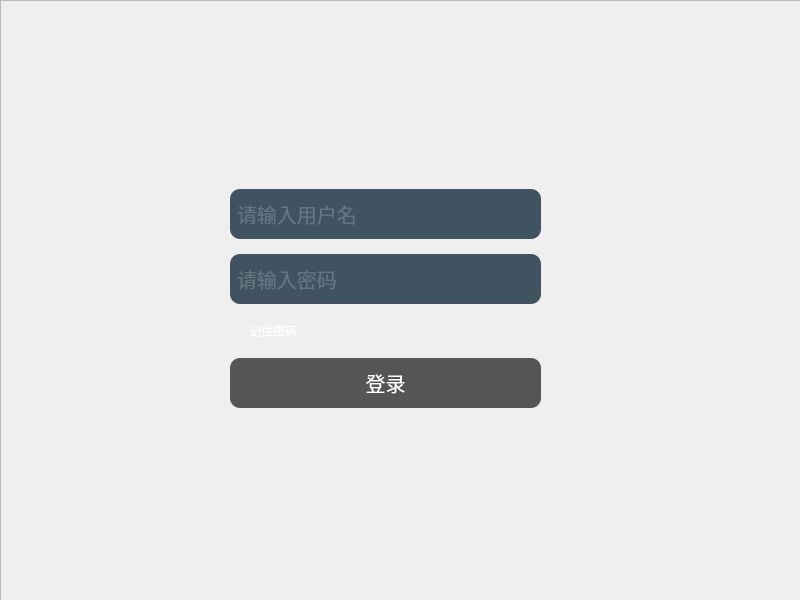
<?xml version="1.0" encoding="UTF-8"?>
<ui version="4.0">
 <class>Widget</class>
 <widget class="QWidget" name="Widget">
  <property name="geometry">
   <rect>
    <x>0</x>
    <y>0</y>
    <width>800</width>
    <height>600</height>
   </rect>
  </property>
  <property name="windowTitle">
   <string>Widget</string>
  </property>
  <widget class="QFrame" name="frame">
   <property name="geometry">
    <rect>
     <x>0</x>
     <y>0</y>
     <width>801</width>
     <height>601</height>
    </rect>
   </property>
   <property name="styleSheet">
    <string notr="true">QFrame {
	border-image: url(:/background.png);
}

QLineEdit {
	color: #8d98a1;
	background-color: #405361;
	padding: 0 5px;
	font-size: 20px;
	border-style: none;
	border-radius: 10px;
}

QCheckBox {
	color: white;
	background-color: transparent;
}

QPushButton {
	font-size: 20px;
	color: white;
	background-color: #555;
	border-style: outset;
	border-radius: 10px;
}
 
QPushButton:pressed {
	color: black;
	background-color: #ced1db;
	border-style: inset;
}</string>
   </property>
   <property name="frameShape">
    <enum>QFrame::StyledPanel</enum>
   </property>
   <property name="frameShadow">
    <enum>QFrame::Raised</enum>
   </property>
   <widget class="QWidget" name="">
    <property name="geometry">
     <rect>
      <x>230</x>
      <y>180</y>
      <width>311</width>
      <height>241</height>
     </rect>
    </property>
    <layout class="QVBoxLayout" name="verticalLayout">
     <item>
      <widget class="QLineEdit" name="lineEdit">
       <property name="minimumSize">
        <size>
         <width>0</width>
         <height>50</height>
        </size>
       </property>
       <property name="text">
        <string/>
       </property>
       <property name="placeholderText">
        <string>请输入用户名</string>
       </property>
      </widget>
     </item>
     <item>
      <widget class="QLineEdit" name="lineEdit_2">
       <property name="minimumSize">
        <size>
         <width>0</width>
         <height>50</height>
        </size>
       </property>
       <property name="text">
        <string/>
       </property>
       <property name="placeholderText">
        <string>请输入密码</string>
       </property>
      </widget>
     </item>
     <item alignment="Qt::AlignLeft">
      <widget class="QCheckBox" name="checkBox">
       <property name="text">
        <string>记住密码</string>
       </property>
      </widget>
     </item>
     <item>
      <widget class="QPushButton" name="pushButton">
       <property name="minimumSize">
        <size>
         <width>0</width>
         <height>50</height>
        </size>
       </property>
       <property name="text">
        <string>登录</string>
       </property>
      </widget>
     </item>
    </layout>
   </widget>
  </widget>
 </widget>
 <resources/>
 <connections/>
</ui>
